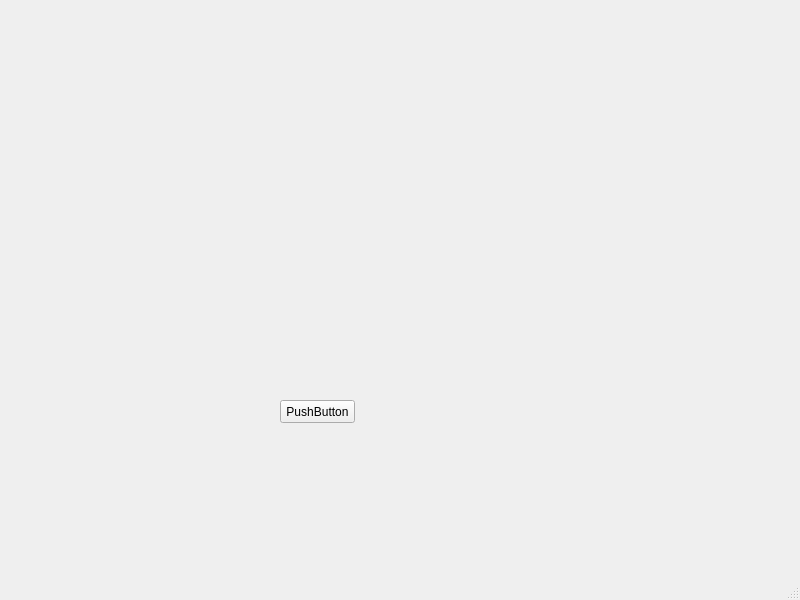
<?xml version="1.0" encoding="UTF-8"?>
<ui version="4.0">
 <class>MainWindow</class>
 <widget class="QMainWindow" name="MainWindow">
  <property name="geometry">
   <rect>
    <x>0</x>
    <y>0</y>
    <width>800</width>
    <height>600</height>
   </rect>
  </property>
  <property name="windowTitle">
   <string>MainWindow</string>
  </property>
  <widget class="QWidget" name="centralwidget">
   <widget class="QPushButton" name="pushButton">
    <property name="geometry">
     <rect>
      <x>280</x>
      <y>400</y>
      <width>75</width>
      <height>23</height>
     </rect>
    </property>
    <property name="text">
     <string>PushButton</string>
    </property>
   </widget>
  </widget>
  <widget class="QMenuBar" name="menubar">
   <property name="geometry">
    <rect>
     <x>0</x>
     <y>0</y>
     <width>800</width>
     <height>21</height>
    </rect>
   </property>
  </widget>
  <widget class="QStatusBar" name="statusbar"/>
 </widget>
 <resources/>
 <connections/>
</ui>
